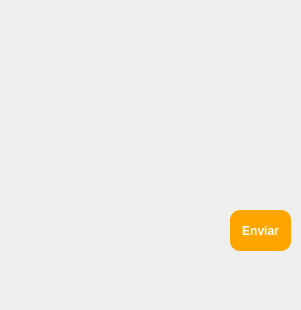
<?xml version="1.0" encoding="UTF-8"?>
<ui version="4.0">
 <class>MainWindow</class>
 <widget class="QMainWindow" name="MainWindow">
  <property name="geometry">
   <rect>
    <x>0</x>
    <y>0</y>
    <width>301</width>
    <height>310</height>
   </rect>
  </property>
  <property name="windowTitle">
   <string>MainWindow</string>
  </property>
  <widget class="QWidget" name="centralwidget">
   <widget class="QLabel" name="label">
    <property name="geometry">
     <rect>
      <x>0</x>
      <y>0</y>
      <width>981</width>
      <height>731</height>
     </rect>
    </property>
    <property name="text">
     <string/>
    </property>
    <property name="pixmap">
     <pixmap>../sprites/background/index1.png</pixmap>
    </property>
    <property name="scaledContents">
     <bool>true</bool>
    </property>
   </widget>
   <widget class="QPushButton" name="boton_enviar">
    <property name="geometry">
     <rect>
      <x>230</x>
      <y>210</y>
      <width>61</width>
      <height>41</height>
     </rect>
    </property>
    <property name="styleSheet">
     <string notr="true">background-color:orange; border-radius: 10px; color: white; font: bold</string>
    </property>
    <property name="text">
     <string>Enviar</string>
    </property>
   </widget>
  </widget>
 </widget>
 <resources/>
 <connections/>
</ui>
